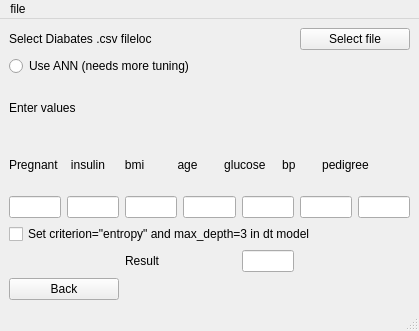
<?xml version="1.0" encoding="UTF-8"?>
<ui version="4.0">
 <class>RecUI</class>
 <widget class="QMainWindow" name="RecUI">
  <property name="geometry">
   <rect>
    <x>0</x>
    <y>0</y>
    <width>419</width>
    <height>331</height>
   </rect>
  </property>
  <property name="windowTitle">
   <string>Asiignment2</string>
  </property>
  <widget class="QWidget" name="centralwidget">
   <layout class="QGridLayout" name="gridLayout">
    <item row="0" column="0" colspan="4">
     <widget class="QLabel" name="label_selectfile">
      <property name="text">
       <string>Select Diabates .csv fileloc</string>
      </property>
     </widget>
    </item>
    <item row="0" column="5" colspan="2">
     <widget class="QPushButton" name="pushButton_selectdiabatese">
      <property name="text">
       <string>Select file</string>
      </property>
     </widget>
    </item>
    <item row="1" column="0" colspan="5">
     <widget class="QRadioButton" name="radioButton_useANN">
      <property name="text">
       <string>Use ANN (needs more tuning)</string>
      </property>
     </widget>
    </item>
    <item row="2" column="0" colspan="2">
     <widget class="QLabel" name="label_enter">
      <property name="text">
       <string>Enter values</string>
      </property>
     </widget>
    </item>
    <item row="3" column="0" colspan="7">
     <widget class="QLabel" name="label_listentry">
      <property name="text">
       <string>Pregnant    insulin      bmi          age        glucose     bp        pedigree</string>
      </property>
     </widget>
    </item>
    <item row="4" column="0">
     <widget class="QLineEdit" name="lineEdit"/>
    </item>
    <item row="4" column="1">
     <widget class="QLineEdit" name="lineEdit_2"/>
    </item>
    <item row="4" column="2">
     <widget class="QLineEdit" name="lineEdit_3"/>
    </item>
    <item row="4" column="3">
     <widget class="QLineEdit" name="lineEdit_4"/>
    </item>
    <item row="4" column="4">
     <widget class="QLineEdit" name="lineEdit_5"/>
    </item>
    <item row="4" column="5">
     <widget class="QLineEdit" name="lineEdit_6"/>
    </item>
    <item row="4" column="6">
     <widget class="QLineEdit" name="lineEdit_7"/>
    </item>
    <item row="5" column="0" colspan="7">
     <widget class="QCheckBox" name="checkBox_dt">
      <property name="text">
       <string>Set criterion=&quot;entropy&quot; and max_depth=3 in dt model</string>
      </property>
     </widget>
    </item>
    <item row="6" column="2" colspan="2">
     <widget class="QLabel" name="label">
      <property name="text">
       <string>Result</string>
      </property>
     </widget>
    </item>
    <item row="6" column="4">
     <widget class="QLineEdit" name="lineEdit_8"/>
    </item>
    <item row="7" column="0" colspan="2">
     <widget class="QPushButton" name="pushButton_back">
      <property name="text">
       <string>Back</string>
      </property>
     </widget>
    </item>
   </layout>
  </widget>
  <widget class="QMenuBar" name="menubar">
   <property name="geometry">
    <rect>
     <x>0</x>
     <y>0</y>
     <width>419</width>
     <height>30</height>
    </rect>
   </property>
   <widget class="QMenu" name="menufile">
    <property name="title">
     <string>file</string>
    </property>
    <addaction name="actionexit"/>
    <addaction name="actiondid_not_finish_lol"/>
   </widget>
   <addaction name="menufile"/>
  </widget>
  <widget class="QStatusBar" name="statusbar"/>
  <action name="actionexit">
   <property name="text">
    <string>exit</string>
   </property>
  </action>
  <action name="actiondid_not_finish_lol">
   <property name="text">
    <string>did not finish lol</string>
   </property>
  </action>
 </widget>
 <resources/>
 <connections/>
</ui>
